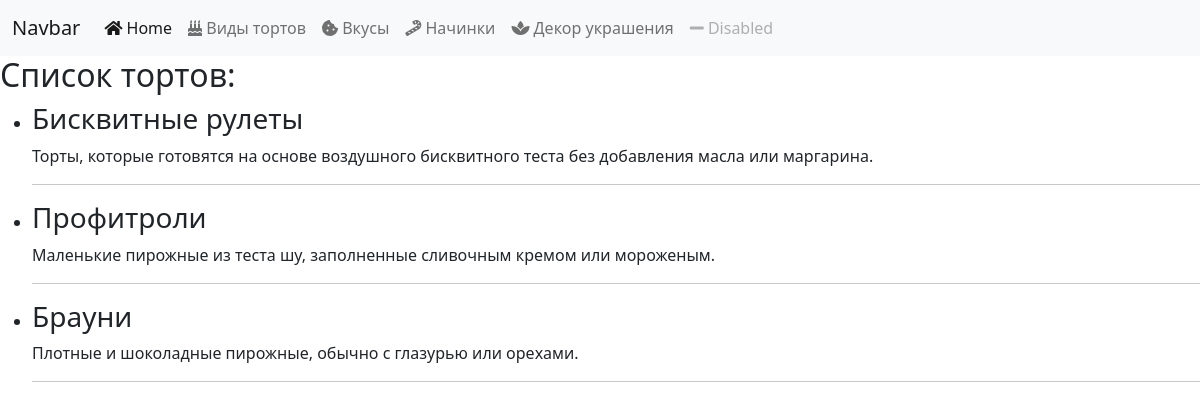
Screenshot of /cakes/ with the database file from the repository.
### pastries/models.py (models this page shows, shortened)
class Cake(models.Model):
    image = models.ImageField(upload_to='cakes/', blank=True, null=True)
    name = models.CharField(max_length=200)
    description = models.TextField(blank=True, null=True)
    taste = models.ForeignKey(Taste, on_delete=models.SET_NULL, null=True, blank=True)
    fillings = models.ManyToManyField(Filling, blank=True)
    toppings = models.ManyToManyField(Topping, blank=True)
    price = models.DecimalField(max_digits=5, decimal_places=2)
    available = models.BooleanField(default=True)

### pastries/views.py (the view)
# urls.py: path('cakes/', views.specific_cakes_view),
def specific_cakes_view(request):
    if request.method == "GET":
        cake_names = Cake.objects.values_list('name', flat=True).distinct()
        specific_cakes = Cake.objects.filter(name__in=cake_names)
        context_data = {
            "specific_cakes": specific_cakes
        }
        return render(request, "pastries/specific_cakes.html", context=context_data)

### pastries/templates/pastries/specific_cakes.html
{% extends 'layouts/index.html' %}
{% block content %}
    <h2>Список тортов:</h2>
    <ul>
        {% for cake in specific_cakes %}
            <li>
                <h3>{{ cake.name }}</h3>
                <p>{{ cake.description }}</p>
                <hr>
            </li>
        {% empty %}
            <li>В данный момент нет доступных тортов.</li>
        {% endfor %}
    </ul>
{% endblock %}

### rows the page displays
Cake: name "Бисквитные рулеты", description "Торты, которые готовятся на основе воздушного бисквитного теста без добавления масла или маргарина."
Cake: name "Профитроли", description "Маленькие пирожные из теста шу, заполненные сливочным кремом или мороженым."
Cake: name "Брауни", description "Плотные и шоколадные пирожные, обычно с глазурью или орехами."
